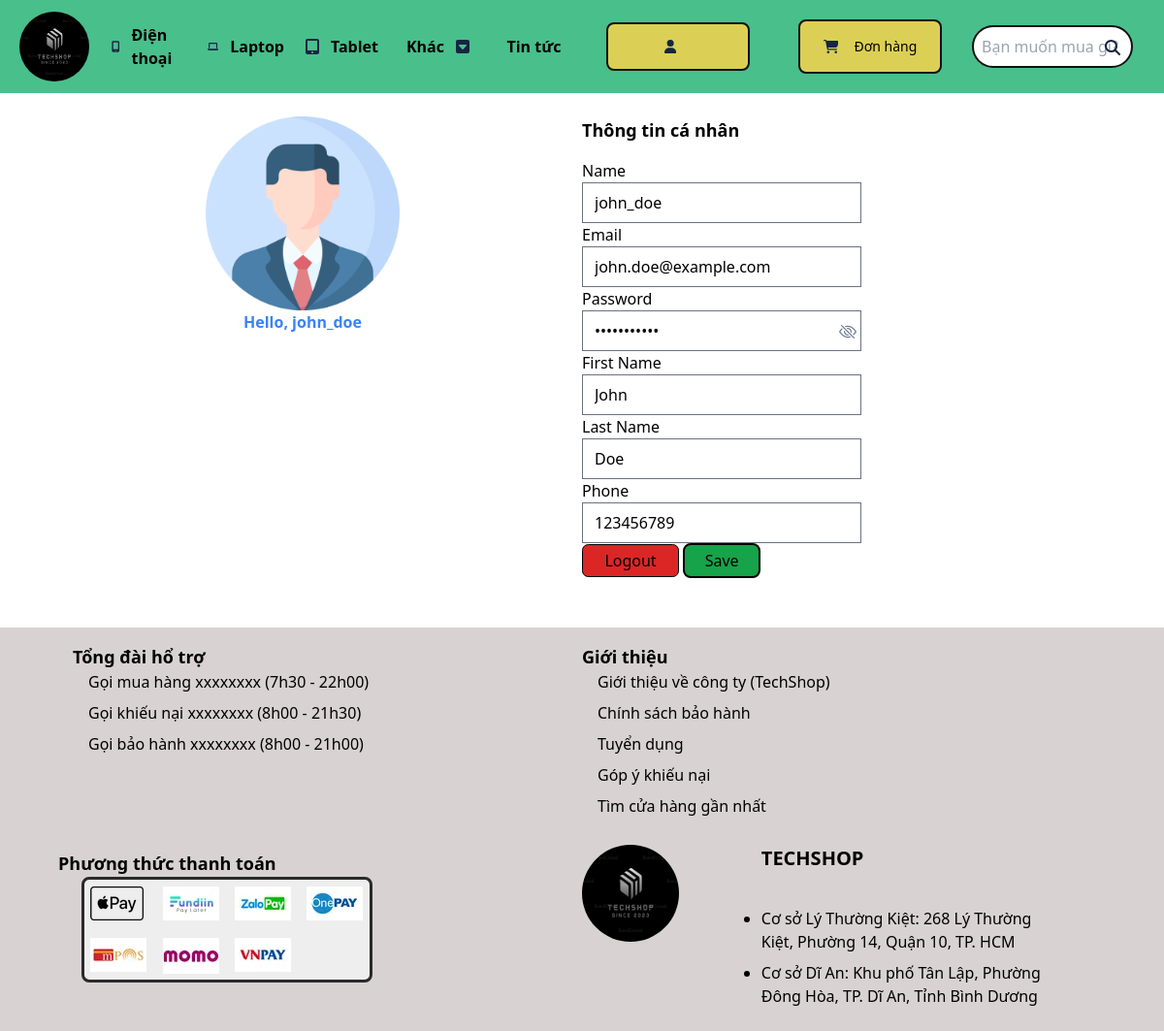
Screenshot of /public/home/private (signed in) with the database file from the repository.
### tables this page shows
CREATE TABLE User (
    user_id INT PRIMARY KEY,
    user_name VARCHAR(255) NOT NULL,
    password TEXT NOT NULL,
    email VARCHAR(40) NOT NULL,
    first_name VARCHAR(40),
    last_name VARCHAR(40),
    phone INT,
    avatar VARCHAR(70),
    created_at TIMESTAMP DEFAULT CURRENT_TIMESTAMP,
    modified_at TIMESTAMP DEFAULT CURRENT_TIMESTAMP ON UPDATE CURRENT_TIMESTAMP
);

### app/core/Controller.php (called while the page is built, shortened)
<?php
    class Controller{
        public function view($view, $data = []){
            require_once '../app/view/'. $view . '.php';
        }
    }
?>

### app/controller/home.php (called while the page is built, shortened)
<?php
    class Home extends Controller
    {
        public function private(){
            $user = $this->model('User');
            $info = $user->getUser();
            $this->view('home/private', [
                'name' => $info[0]['user_name'],
                'email' => $info[0]['email'],
                'password' => $info[0]['password'],
                'firstname' => $info[0]['first_name'],
                'lastname' => $info[0]['last_name'],
                'phone' => $info[0]['phone'],
                'avatar' => $info[0]['avatar']
            ]);
        }
    }
?>

### app/core/App.php (called while the page is built, shortened)
<?php
    class App{
        protected $method = 'index';
        public function __construct(){
            $url = $this->parseUrl();
            if(file_exists('../app/controller/'. $url[0] .'.php')){
                unset($url[0]);
            }
            $this->controller = new $this->controller;
            if(isset($url[1])){
                if(method_exists($this->controller, $url[1])){
                    $this->method = $url[1];
                    unset($url[1]);
                }
            }
            $this->params = array_values($url);
            call_user_func_array([$this->controller, $this->method], $this->params);
        }
        public function parseUrl(){
            if(isset($_GET['url'])){
                $url = explode('/', filter_var(rtrim($_GET['url'], '/'), FILTER_SANITIZE_URL));
                return $url;
            }
        }
    }
?>

### public/index.php (called while the page is built, shortened)
<?php
    $app = new App();
?>

### app/model/User.php (called while the page is built, shortened)
<?php
    class User{
        public function getUser(){
            require_once('../app/component/connect.php');
            try{
            $stmt = $conn->prepare('SELECT * FROM User WHERE user_id = ' . $_SESSION['user_id']);
            $stmt->execute();
            if($stmt->rowCount() > 0){
               $result = $stmt->fetchAll(PDO::FETCH_ASSOC);
            }else{
                header('location: /techshop/public/login/index');
                echo "false";
                exit();
            }
            }catch(PDOException $e){
                echo "Error: " . $e->getMessage();
            }
            return $result;
        }
    }
?>

### app/view/home/private.php (the view, shortened to what this page needs)
<!DOCTYPE html>
<html lang="en">
<head>
    <?php require_once ('../app/component/head.php');?>
    <link rel="stylesheet" href="https://cdn.jsdelivr.net/npm/bootstrap-icons@1.3.0/font/bootstrap-icons.css" />
</head>
<body>
    <?php
        require_once('../app/component/nav.php');
    ?>
    <main class="grid grid-cols-12 p-6">
    <div class="col-span-6">
        <?php
            if($data['avatar'] == null){
        ?>
        <div class="transition ease-in-out delay-150 hover:scale-110"><img src="/techshop/public/img/profile.png" alt="default avatar" width="200px" height="200px" class="block mx-auto"></div>
        <p class="text-center font-bold transition ease-in-out delay-150 text-blue-500 hover:-translate-y-1 hover:scale-110 hover:text-indigo-500 duration-300">Hello, <?php echo $data['name'];?></p>
        <?php
            }
        ?>
    </div>
    <div class="col-span-6">
        <div>
            <h1 class="mb-[1rem] text-lg font-bold">Thông tin cá nhân</h1>
        </div>
        <form action="/techshop/public/login/changeinfo" method="post" class="mb-3">
            <label for="name">Name</label><br>
            <input type="text" class="w-[50%]" value="<?php echo $data['name'];?>" id="name" disabled>
            <br>
            <label for="email">Email</label><br>
            <input type="email" name="email" class="w-[50%]  focus:rounded-lg" value="<?php echo $data['email'];?>" id="email">
            <br>
            <p class="relative">
                <label for="password">Password</label><br>
                <input type="password" name="password" class="w-[50%] focus:rounded-lg" value="<?php echo $data['password'];?>" id="password">
                <i class="bi bi-eye-slash text-lg text-slate-500  font-semibold absolute top-[2rem] left-[46%] hover:text-slate-950 active:text-red-600" id="togglePassword"></i>
            </p>
            <label for="firstname">First Name</label><br>
            <input type="text" name="firstname" class="w-[50%] focus:rounded-lg" value="<?php echo $data['firstname'];?>" id="firstname">
            <br>
            <label for="lastname">Last Name</label><br>
            <input type="text" name="lastname" class="w-[50%] focus:rounded-lg" value="<?php echo $data['lastname'];?>" id="lastname">
            <br>
            <label for="phone">Phone</label><br>
            <input type="number" name="phone" class="w-[50%] focus:rounded-lg" value="<?php echo $data['phone'];?>" id="phone">
            <br>
            <div role="button" class="inline-block transition ease-in-out delay-150 hover:-translate-y-1 hover:scale-110 w-[100px] h-[50px]"><a href="/techshop/public/login/logout" class="block py-1 w-[100%] border-[0.12rem] border-black rounded-[0.4rem] bg-red-600 hover:bg-red-500 text-center">Logout</a></div>
            <button type="submit" class="transition ease-in-out delay-150 hover:-translate-y-1 hover:scale-110 w-[80px] py-1 bg-green-600 hover:bg-green-500 border-2 border-black rounded-lg">Save</button>
        </form>
    </div>
    </main>
    <?php require_once('../app/component/footer.php');?>
</body>
</html>

### rows the page displays
user: user_name "john_doe", email "john.doe@example.com", firstname "John", lastname "Doe", phone "123456789"
